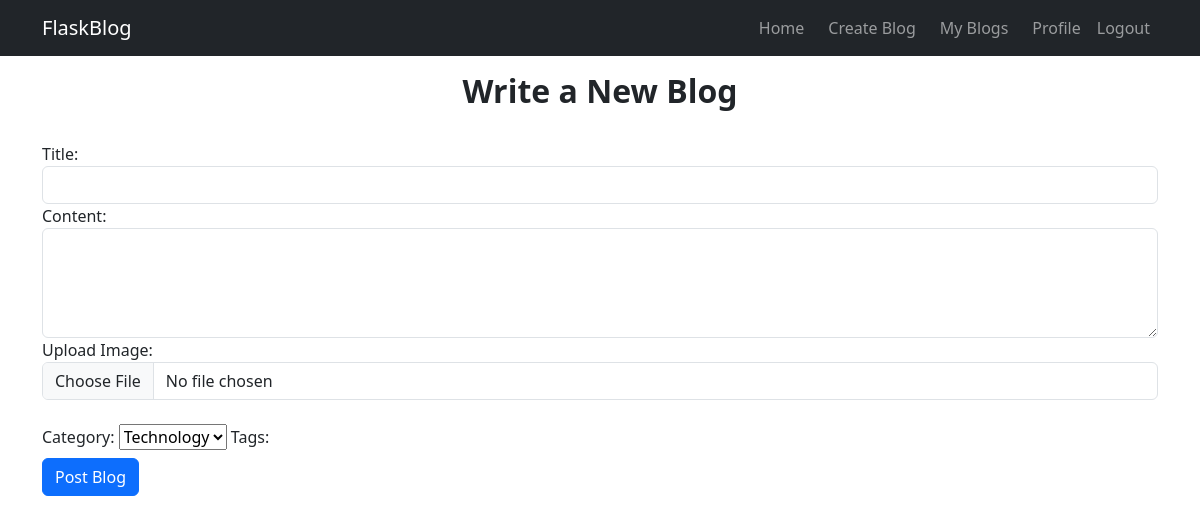
The page /create_blog (signed in) on the database as committed earlier.
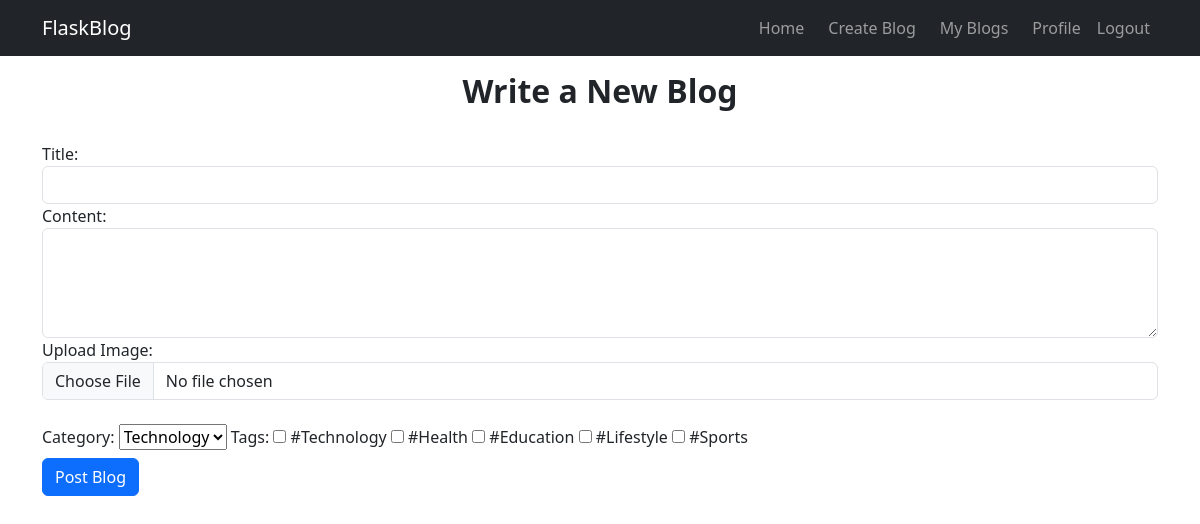
The same page on the database as committed later.
### tables this page shows
CREATE TABLE tags (
                id INTEGER PRIMARY KEY AUTOINCREMENT,
                name TEXT UNIQUE NOT NULL
            );

### app.py (the view, shortened to what this page needs)
@app.route("/create_blog", methods=["GET", "POST"])
def create_blog():
    if "email" not in session:
        return redirect("/login")
    db = get_db()
    categories = db.execute("SELECT * FROM categories").fetchall()
    tags = db.execute("SELECT * FROM tags").fetchall()
    return render_template("create_blog.html", categories=categories, tags=tags)

### app.py (called while the page is built)
def get_db():
    if "db" not in g:
        g.db = sqlite3.connect(DATABASE)
        g.db.row_factory = sqlite3.Row  # Return results as dictionaries
    return g.db

### templates/create_blog.html (shortened to what this page needs)
<!DOCTYPE html>
<html lang="en">
<head>
    <link href="https://cdn.jsdelivr.net/npm/bootstrap@5.3.3/dist/css/bootstrap.min.css" rel="stylesheet">
</head>
<body>
    <nav class="navbar navbar-expand-lg navbar-dark bg-dark fixed-top">
        <div class="container">
            <a class="navbar-brand" href="/homepage">FlaskBlog</a>
            <div class="collapse navbar-collapse justify-content-end" id="navbarNav">
                <ul class="navbar-nav">
                    <li class="nav-item">
                        <a class="nav-link btn btn-dark mx-2" href="/homepage">Home</a>
                    </li>
                    <li class="nav-item">
                        <a class="nav-link btn btn-dark " href="/create_blog">Create Blog</a>
                    </li>
                    <li class="nav-item">
                        <a class="nav-link btn btn-dark mx-2" href="/my_blogs">My Blogs</a>
                    </li>
                    <li class="nav-item">
                        <a class="nav-link btn btn-dark" href="/dashboard">Profile</a>
                    </li>
                    <li class="nav-item">
                        <a class="nav-link btn btn-danger" href="/logout">Logout</a>
                    </li>
                </ul>
            </div>
        </div>
    </nav>
    <div class="container mt-5">
        <h2 class="text-center p-4 fw-bold">Write a New Blog</h2>
        <form action="/create_blog" method="POST" enctype="multipart/form-data">
            <div class="form-group">
                <label for="title">Title:</label>
                <input type="text" class="form-control" id="title" name="title" required>
            </div>
            <div class="form-group">
                <label for="content">Content:</label>
                <textarea class="form-control" id="content" name="content" rows="4" required></textarea>
            </div>
            <div class="form-group">
                <label for="image">Upload Image:</label>
                <input type="file" class="form-control" id="image" name="image" accept="image/*">
            </div>
            <br>
            <label for="category">Category:</label>
            <select name="category">
                {% for category in categories %}
                <option value="{{ category.id }}">{{ category.name }}</option>
                {% endfor %}
            </select>
            <label>Tags:</label>
            {% for tag in tags %}
            <input type="checkbox" name="tags" value="{{ tag.id }}" {% if tag.id in selected_tags %}checked{% endif %}>
            {{ tag.name }}
            {% endfor %}
            <br>
            <button type="submit" class="btn btn-primary mt-2">Post Blog</button>
        </form>
    </div>
</body>
</html>

Rows that differ between the two databases and show on the page:
added tags: name "#Technology"
added tags: name "#Health"
added tags: name "#Education"
added tags: name "#Lifestyle"
added tags: name "#Sports"
